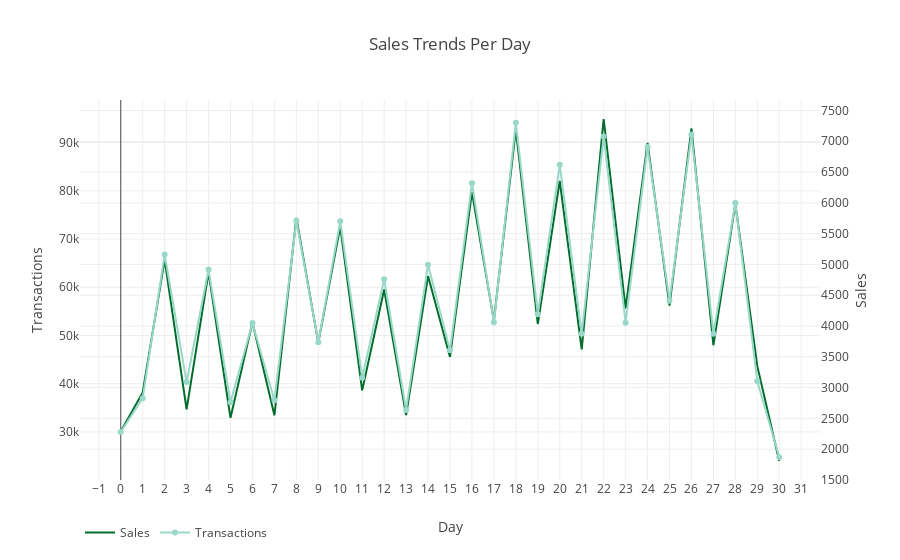

Here is the notebook cell this chart was saved with:
### Markdown cell above
###### Graph Reflection: 

Obviously, this is not an actual indicator of any alerming situation, since the data is simulated and set at fixed timeframe, yet it will be extremely valuable when set on real data for analysis.

### Code cell
# plot daily transactions and amount: 
trace_1 = go.Scatter(x=daily_customers.index, 
                     y=daily_customers.amount, 
                     name='Sales', 
                     mode='lines',
                    marker=dict(
                    color=bupu[7]))

trace_2 = go.Scatter(x=daily_customers.index, 
                     y=daily_customers.day, 
                     name='Transactions', 
                     mode='lines+markers',
                    marker=dict(
                    color=bupu[3]), yaxis="y3")

layout = go.Layout(title="Sales Trends Per Day", 
                        barmode='overlay', 
                        legend_orientation="h",
                        xaxis = dict(ticks='', nticks=60, 
                                    title=go.layout.xaxis.Title(
                                    text='Day')),
                        yaxis = dict(title=go.layout.yaxis.Title(
                                    text='Transactions')), 
                        yaxis3=dict(title="Sales", anchor="x", nticks=15,
                            overlaying="y",side="right", automargin=True, position=0.10))


fig = go.Figure(data=[trace_1,trace_2], layout=layout)

plotly.offline.iplot(fig)

#py.iplot(fig, filename='Sales_Trends_Per_Day')

### Figure 1 — Plotly figure (JSON) as saved in the notebook; plotly's stock layout.template omitted (floating-point values rounded to 4 significant figures)
{"data": [{"marker": {"color": "rgb(0,109,44)"}, "mode": "lines", "name": "Sales", "type": "scatter", "uid": "a967f81b-9ec8-4e3b-a8ce-827ea0966168", "x": [0, 1, 2, 3, 4, 5, 6, 7, 8, 9, 10, 11, 12, 13, 14, 15, 16, 17, 18, 19, 20, 21, 22, 23, 24, 25, 26, 27, 28, 29, 30], "y": [30090.0, 38190.0, 65680.0, 34670.0, 63100.0, 32930.0, 52720.0, 33440.0, 74370.0, 48530.0, 72520.0, 38630.0, 59530.0, 33490.0, 62330.0, 45560.0, 79730.0, 53090.0, 92760.0, 52380.0, 82050.0, 47120.0, 94900.0, 55600.0, 89960.0, 56200.0, 92960.0, 47980.0, 77330.0, 43640.0, 23970.0]}, {"marker": {"color": "rgb(153,216,201)"}, "mode": "lines+markers", "name": "Transactions", "type": "scatter", "uid": "b192429c-6c8d-4892-82f4-8293fba893d1", "x": [0, 1, 2, 3, 4, 5, 6, 7, 8, 9, 10, 11, 12, 13, 14, 15, 16, 17, 18, 19, 20, 21, 22, 23, 24, 25, 26, 27, 28, 29, 30], "y": [2280, 2829, 5161, 3090, 4918, 2762, 4048, 2793, 5709, 3737, 5702, 3161, 4760, 2637, 4996, 3606, 6319, 4061, 7301, 4193, 6617, 3873, 7076, 4054, 6906, 4411, 7110, 3876, 5996, 3102, 1869], "yaxis": "y3"}], "layout": {"barmode": "overlay", "legend": {"orientation": "h"}, "title": {"text": "Sales Trends Per Day"}, "xaxis": {"nticks": 60, "ticks": "", "title": {"text": "Day"}}, "yaxis": {"title": {"text": "Transactions"}}, "yaxis3": {"anchor": "x", "automargin": true, "nticks": 15, "overlaying": "y", "position": 0.1, "side": "right", "title": {"text": "Sales"}}}}
